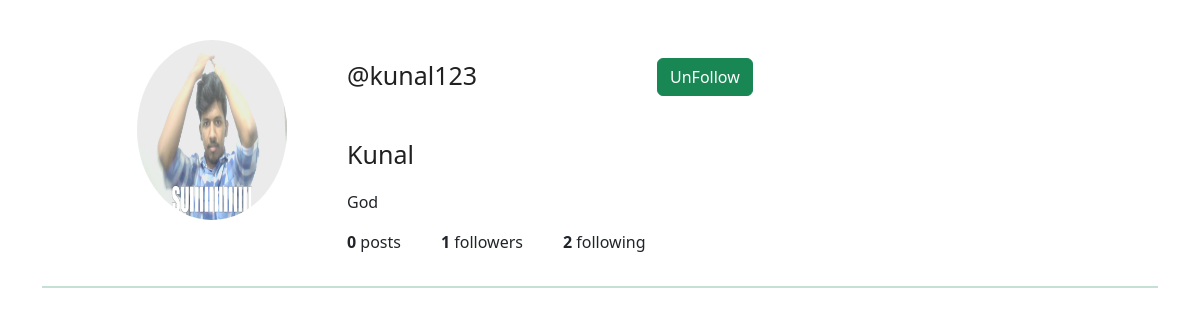
The page /1/profile/ on the database its author committed.
### base/models.py (models this page shows, shortened)
class Profile(models.Model):
    user=models.OneToOneField(User,null=True,on_delete=models.CASCADE)
    description = models.TextField(blank=True)
    fname = models.TextField(blank=True)
    lname = models.TextField(blank=True)
    username=models.TextField(blank=True)
    profileimg = models.ImageField(upload_to='profile_images', default='blank-profile-picture.png')
    def __str__(self):
        return(str(self.user))

### base/views.py (the view)
# urls.py: path('<int:pk>/profile/',ShowProfilePageView.as_view(),name='show_profile_page'),
class ShowProfilePageView(DetailView):
    model = Profile
    template_name = 'base/Otherprofile.html'
    def get_context_data(self,*args,**kwargs):
        context=super(ShowProfilePageView,self).get_context_data(*args,**kwargs)
        page_user=get_object_or_404(Profile,id=self.kwargs['pk'])
        logged_in_user_posts = Post.objects.filter(author=page_user)
        if FollowersCount.objects.filter(user=page_user).first():
            button_text='UnFollow'
        else:
            button_text='Follow'
        user_followers=len(FollowersCount.objects.filter(user=page_user))
        user_following=len(FollowersCount.objects.filter(follower=page_user))
        num_posts=len(logged_in_user_posts)
        context["page_user"]=page_user
        context['logged_in_user_posts']=logged_in_user_posts
        context['num_posts']=num_posts
        context['button_text']=button_text
        context['user_followers']=user_followers
        context['user_following']=user_following
        return context

### base/templates/base/Otherprofile.html (shortened to what this page needs)
{% extends 'main.html' %}
{% load static %}
{% block styles %}
<link rel="stylesheet" href="{% static 'styles/otherprofile.css' %}" />
{% endblock %}
{% block content %}
<div class="container" style="margin-top:20px;">
    <div class="row m-b-r m-t-3"  style="margin-top:40px;">
        <div class="col-md-2 offset-md-1">
            <img src="{{ page_user.profileimg.url }}" alt="profileimg" class="img-circle rounded-circle img-fluid" style="height: 180px; width: 150px;">
        </div>
        <div class="col-md-9 p-t-2"  style="margin-top:20px;">
            <h2 class="h2-responsive">@{{page_user.username}} </h2>
            <form action="/follow" method="POST">
            {% if page_user.id != request.user.id %}
            <a data-ripple="">
            <button type="submit" class="btn btn-success follow-btn" style="position: relative;left: 300px; bottom: 40px;">{{button_text}}</button></h2>
            </a>
            {% endif %}
            <p class="profile-name">{{page_user.fname}}</p>
            <p style="position: relative;left: 20px;">{{page_user.description}}</p>
            <ul class="flex-menu">
                <li><strong>{{num_posts}}</strong> posts</li>
                <li><strong>{{user_followers}}</strong> followers</li>
                <li><strong>{{user_following}}</strong> following</li>
            </ul>
           </form>
        </div>
    </div>
    <hr class="border border-1 border-success">
</div>
{% endblock %}

### static/styles/Otherprofile.css (style rules this page uses)
body { background:#eee; }
html, body, .view { height:100%; }
.flex-menu { display:flex; cursor: pointer; }
.flex-menu li:not(:last-child) { margin-right:40px; }
.profile-name { font-weight:500; font-size: 25px; color: #212121; padding-left: 20px; }
.h2-responsive { font-weight:400; font-size: 25px; color: #212121; padding-left: 20px; }
.flex-menu { list-style:none; position: relative; right:12px; }
.follow-btn { margin-left: 30px; }

### rows shown on the page
Profile: profileimg (picture), username "kunal123", fname "Kunal", description "God"

### other values the page prints
{{ button_text }} "UnFollow"
{{ num_posts }} "0"
{{ user_followers }} "1"
{{ user_following }} "2"
